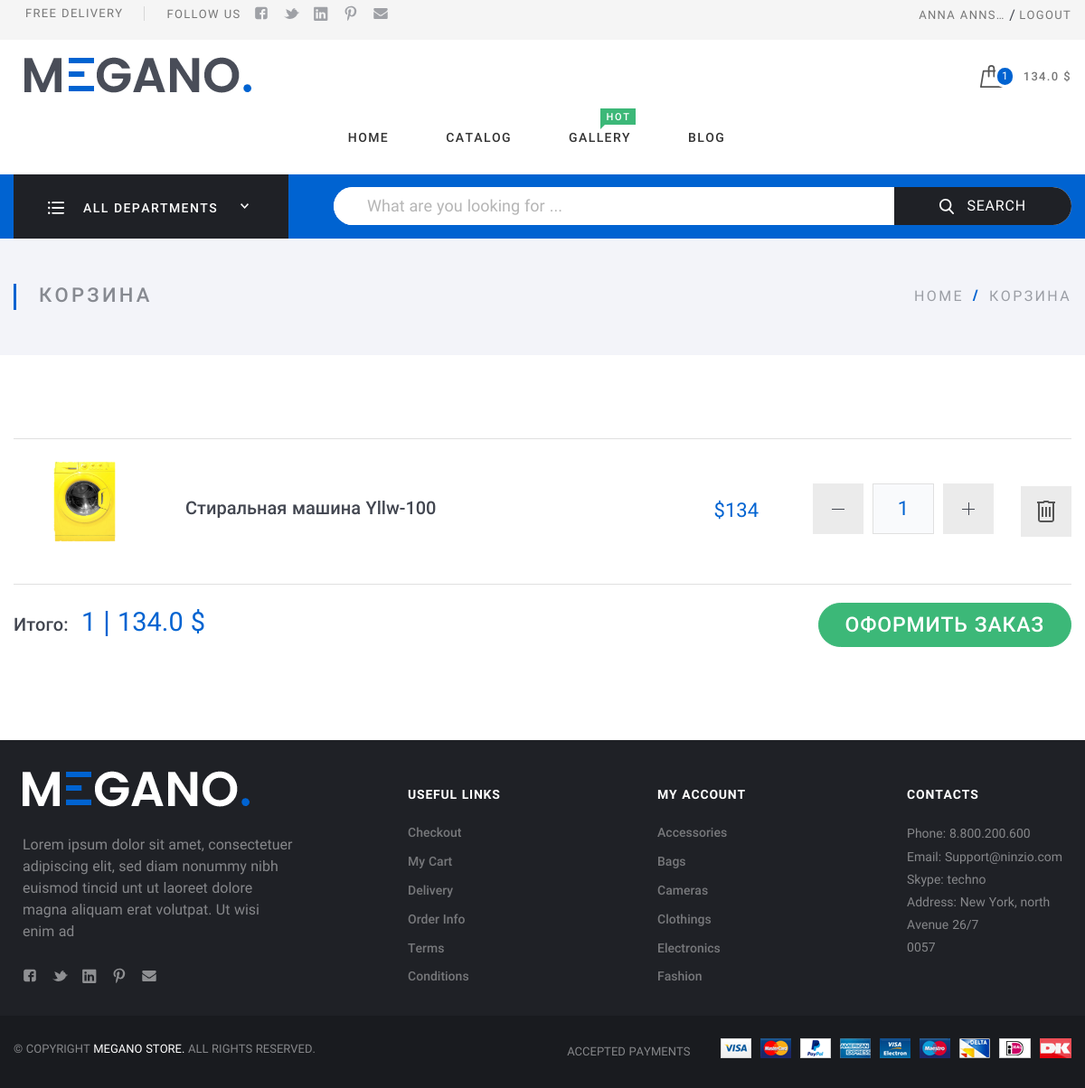
Page /cart/cart/ (signed in) on the earlier database version.
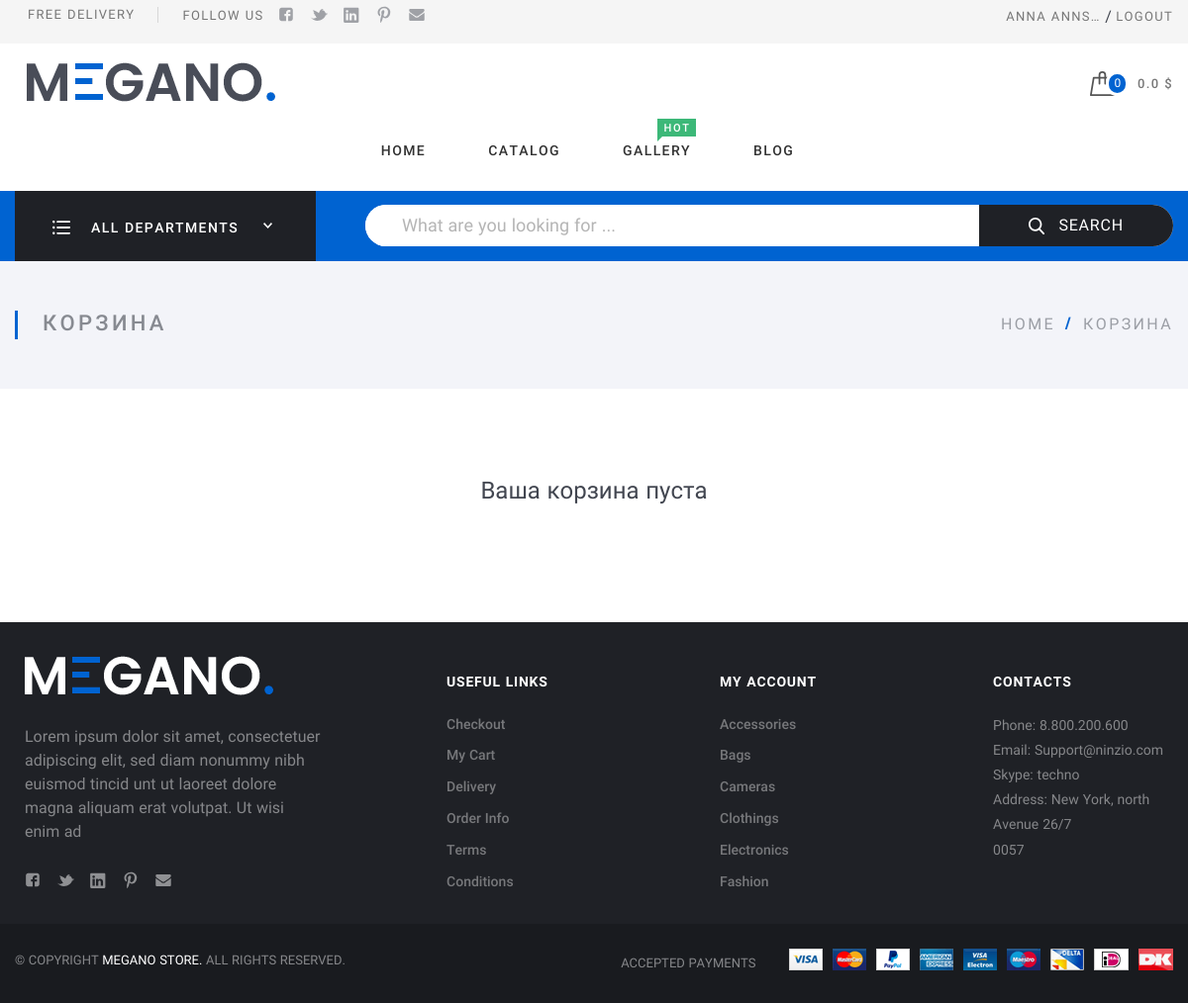
Same page on the later database version.
### app_cart/models.py (models this page shows, shortened)
class CartItem(models.Model):
    item = models.ForeignKey(Item, on_delete=models.CASCADE, related_name='cart_item')
    quantity = models.IntegerField(default=1)
    user = models.ForeignKey(User, on_delete=models.CASCADE, related_name='user_add_items')
    ordered = models.BooleanField(default=False)
    objects = models.Manager()
    class Meta:
        db_table = 'app_items_in_cart'
        ordering = ['item']
        verbose_name = 'выбранный товар'
    def total_price(self):
        return self.quantity * self.item.get_price()

class Cart(models.Model):
    items = models.ManyToManyField(CartItem, related_name='all_items')
    created = models.DateTimeField(auto_now_add=True)
    user = models.ForeignKey(User, on_delete=models.CASCADE, related_name='user_cart')
    ordered = models.BooleanField(default=False)
    objects = models.Manager()
    class Meta:
        db_table = 'app_carts'
        ordering = ['created']
        verbose_name = 'заказ'
    def get_total_price(self):
        return float(sum(item.total_price() for item in self.items.all()))
    def get_total_quantity(self):
        return sum(item.quantity for item in self.items.all())

### app_item/models.py (models this page shows, shortened)
class Item(models.Model):
    title = models.CharField(max_length=100, db_index=True, verbose_name='название')
    slug = models.SlugField(max_length=100, db_index=True, allow_unicode=True)
    description = models.TextField(null=True, blank=True, verbose_name='описание')
    stock = models.PositiveIntegerField(verbose_name='количество')
    price = models.DecimalField(max_digits=10, decimal_places=0, verbose_name='цена')
    is_available = models.BooleanField(default=False, verbose_name='в наличии')
    limited_edition = models.BooleanField(default=False, verbose_name='ограниченный тираж')
    reviews = models.SmallIntegerField(default=0, verbose_name='просмотры')
    comments = models.SmallIntegerField(default=0, verbose_name='комментарии')
    created = models.DateTimeField(auto_now_add=True, verbose_name='дата создания')
    updated = models.DateTimeField(auto_now_add=True, verbose_name='дата обновления')
    image = models.ImageField(upload_to='item/%Y/%m/%d', null=True, blank=True, verbose_name='изображение')
    category = models.ForeignKey('Category', on_delete=models.CASCADE, null=True, related_name='items',
                                 verbose_name='категория')
    tag = models.ManyToManyField('Tag', max_length=20, blank=True, related_name='item_tags', verbose_name='тег')
    objects = models.Manager()
    available_items = AvailableManager()
    unavailable_items = UnavailableManager()
    class Meta:
        db_table = 'app_items'
        ordering = ['created']
        verbose_name = 'товар'
        verbose_name_plural = 'товары'
    def get_price(self):
        return self.price

### app_cart/views.py (the view)
# urls.py: path('cart/', CartDetail.as_view(), name='cart'),
class CartDetail(ListView):
    model = Cart
    template_name = 'app_cart/cart.html'
    context_object_name = 'cart'
    def get_queryset(self):
        user = self.request.user
        queryset = get_cart(user)
        return queryset

### app_cart/context_processors.py (called while the page is built)
def get_cart(request):
    try:
        cart = Cart.objects.get(user=request.user)
        cart_total_sum = cart.get_total_price()
        return {'cart_total_sum': cart_total_sum}
    except:
        return {'cart_total_sum': 0}

def cart(request):
    try:
        cart = Cart.objects.get(user=request.user)
        return {'cart': cart}
    except:
        return {'cart': None}

### app_cart/services/cart_services.py (called while the page is built)
def get_cart(user):
    cart, created = Cart.objects.get_or_create(user=user, ordered=False)
    return cart

### app_item/context_processors.py (called while the page is built)
def categories(request):
    return {'categories': Category.objects.all()}

### app_item/models.py (called while the page is built)
    def item_count(self):
        return Item.objects.filter(Q(category__parent_category=self) | Q(category=self)).count()

### app_cart/templates/app_cart/cart.html (shortened to what this page needs)
{% extends 'index.html' %}
{% load static  %}
{% load cache %}
{% load humanize %}
{% block content %}
<div class="Middle Middle_top">
    <div class="Middle-top">
        <div class="wrap">
            <div class="Middle-header">
                <h1 class="Middle-title">Корзина
                </h1>
                <ul class="breadcrumbs Middle-breadcrumbs">
                    <li class="breadcrumbs-item"><a href="index.html">home</a>
                    </li>
                    <li class="breadcrumbs-item breadcrumbs-item_current"><span>Корзина</span>
                    </li>
                </ul>
            </div>
        </div>
    </div>
    <div class="Section">
        <div class="wrap">
            <form class="form Cart" action="#" method="post">
                {% for item in cart.items.all %}
                <div class="Cart-product">
                    <div class="Cart-block Cart-block_row">
                        <div class="Cart-block Cart-block_pict">
                            <a class="Cart-pict" href="{% url 'app_item:item_detail' item.item.pk %}">
                                <img class="Cart-img" src="{{ item.item.image.url }}" alt="card.jpg"/>
                            </a>
                        </div>
                        <div class="Cart-block Cart-block_info">
                            <a class="Cart-title" href="{% url 'app_item:item_detail' item.item.pk %}">
                                {{ item.item.title }}</a>
                        </div>
                        <div class="Cart-block Cart-block_price">
                            <div class="Cart-price">${{ item.total_price }}</div>
                        </div>
                    </div>
                    <div class="Cart-block Cart-block_row">
                        <div class="Cart-block Cart-block_amount">
                            <div class="Cart-amount">
                                <div class="Amount">
                                    <button class="Amount-remove" type="button"></button>
                                    <input class="Amount-input form-input" name="amount" type="text"
                                           value="{{item.quantity}}"/>
                                    <button class="Amount-add" type="button"></button>
                                </div>
                            </div>
                        </div>
                        <div class="Cart-block Cart-block_delete">
                            <a class="Cart-delete" href="{% url 'app_cart:remove_cart' item.item.pk  %}">
                                <img src="/assets/img/icons/card/delete.svg" alt="delete.svg"/>
                            </a>
                        </div>
                    </div>
                </div>
                {% empty %}
                <div class="Middle Middle_top">
                    <div class="Section">
                        <div class="wrap">
                            <div class="ProgressPayment">
                                <div class="ProgressPayment-title">Ваша корзина пуста</div>
                            </div>
                        </div>
                    </div>
                </div>
                {% endfor %}
                {% if cart.items.count > 0 %}
                <div class="Cart-total">
                    <div class="Cart-block Cart-block_total">
                        <strong class="Cart-title">Итого:</strong>
                        <span class="Cart-total-price">{{cart.get_total_quantity}} | {{cart.get_total_price }} $ </span>
                    </div>
                    <div class="Cart-block">
                        <a class="btn btn_success btn_lg" href="order.html">Оформить заказ</a>
                    </div>
                </div>
                {% endif %}
            </form>
        </div>
    </div>
</div>
{% endblock %}

### templates/index.html (shortened to what the changed rows need)
<!DOCTYPE html>
<html lang="ru">
<head>
    <link rel="stylesheet" type="text/css" href="/assets/css/fonts.css?v=65245665">
    <link rel="stylesheet" type="text/css" href="/assets/css/basic.css?v=65245665">
    <link rel="stylesheet" type="text/css" href="/assets/css/extra.css?v=65245665">
</head>
<body class="Site" style="background-color: transparent">
<header class="Header">
    <div class="wrap">
        <div class="row Header-rowMain">
            <div class="row-block">
                <div class="CartBlock">
                    <a class="CartBlock-block" href="{% url 'app_cart:cart' %}">
                        <img class="CartBlock-img" src="/assets/img/icons/cart.svg" alt="cart.svg"/>
                        <span class="CartBlock-amount">
                            {% with total_items=request.user.user_add_items.count  %}
                                {% if total_items > 0 %}
                                    {{ total_items }}
                                {% else %}
                                    0
                                {% endif %}
                            {% endwith %}
                        </span>
                    </a>
                    <div class="CartBlock-block">
                        <span class="CartBlock-price">{{ cart_total_sum }} $</span>
                    </div>
                </div>
            </div>
        </div>
    </div>
</header>
<div>
    {% block content %}
    {% endblock %}
</div>
</body>
</html>
</html>

Differences in the rows shown:
removed CartItem: item.image (picture), item "Стиральная машина Yllw-100", total_price "134", amount "1"
no longer on this page (row unchanged): Cart: get_total_quantity "1", get_total_price "134.0"
Other differences:
{{ cart_total_sum }}: "134.0" → "0.0"
{{ total_items }}: "1" → (not shown)
text no longer shown: "Итого: | $ ОФОРМИТЬ ЗАКАЗ"
text now shown: "0 Ваша корзина пуста"
